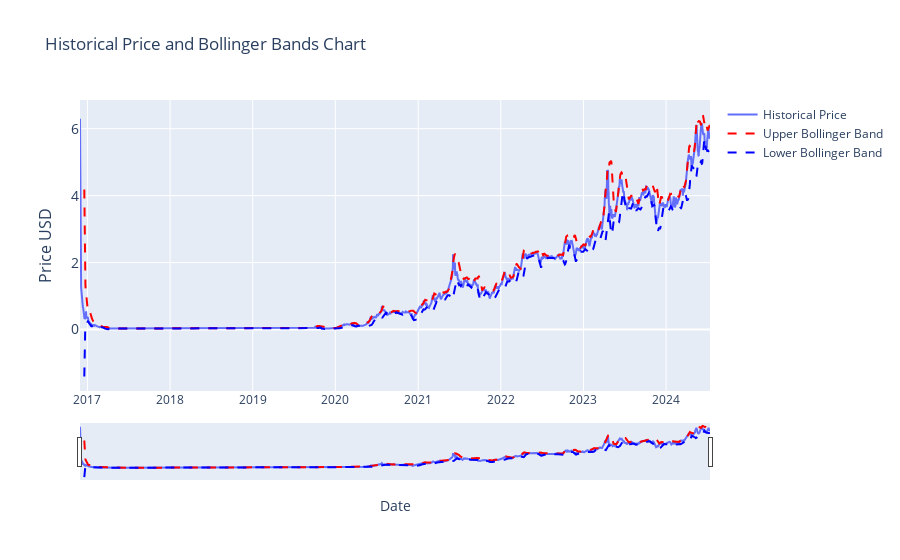

The code cell stored with this chart in its notebook:
### Markdown cell above
### bollinger_bands

### Code cell
# # Bollinger Bands - Bolligner Bands currently use the SMA for the upper + lower band, but standardised to historical price                           


import plotly.graph_objects as go
import pandas as pd
from ipywidgets import interact, DatePicker
import numpy as np


df = current_item.copy()

# Window sets the period length for calculating the Bollinger Bands moving average. Industry standard is 20d. 
window = 20
df= calculate_bollinger_bands(df, window)


start_date_picker = DatePicker(description='Start Date', value=START_DATE)
end_date_picker = DatePicker(description='End Date', value=END_DATE)

interact(lambda start_date, end_date:
            plot_bollinger_bands(df, start_date, end_date),
            start_date=start_date_picker, end_date=end_date_picker)

### Figure 1 — Plotly figure (JSON) as saved in the notebook; plotly's stock layout.template omitted (floating-point values rounded to 4 significant figures; data arrays with more than 128 entries replaced by an {"elided": "..."} marker saying what was removed)
{"data": [{"mode": "lines", "name": "Historical Price", "type": "scatter", "x": {"elided": "2784 str values"}, "y": {"elided": "2784 float values"}}, {"line": {"color": "red", "dash": "dash"}, "mode": "lines", "name": "Upper Bollinger Band", "type": "scatter", "x": {"elided": "2784 str values"}, "y": {"elided": "2784 float values"}}, {"line": {"color": "blue", "dash": "dash"}, "mode": "lines", "name": "Lower Bollinger Band", "type": "scatter", "x": {"elided": "2784 str values"}, "y": {"elided": "2784 float values"}}], "layout": {"showlegend": true, "title": {"text": "Historical Price and Bollinger Bands Chart"}, "xaxis": {"rangeslider": {"visible": true}, "title": {"text": "Date"}, "type": "date"}, "yaxis": {"tickfont": {"size": 14}, "title": {"font": {"size": 16}, "text": "Price USD"}}}}
